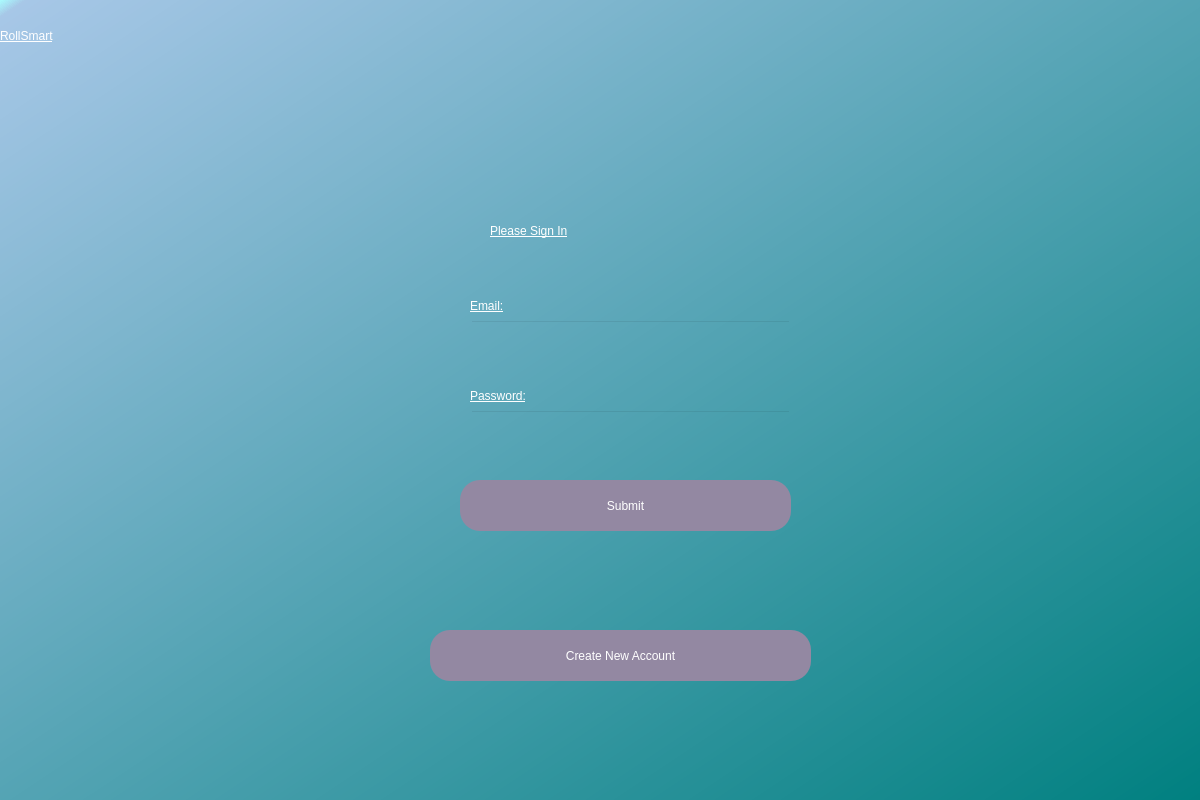
<?xml version="1.0" encoding="UTF-8"?>
<ui version="4.0">
 <class>Dialog</class>
 <widget class="QDialog" name="Dialog">
  <property name="geometry">
   <rect>
    <x>0</x>
    <y>0</y>
    <width>1200</width>
    <height>800</height>
   </rect>
  </property>
  <property name="windowTitle">
   <string>Dialog</string>
  </property>
  <widget class="QWidget" name="widget" native="true">
   <property name="geometry">
    <rect>
     <x>0</x>
     <y>0</y>
     <width>1200</width>
     <height>800</height>
    </rect>
   </property>
   <property name="styleSheet">
    <string notr="true">QWidget#widget{
background-color:qlineargradient(spread:pad, x1:0, y1:0, x2:1, y2:1, stop:0 rgba(170, 255, 255, 255), stop:0.0113636 rgba(167, 199, 231, 255), stop:1 rgba(0, 128, 128, 255))}</string>
   </property>
   <widget class="QLabel" name="label">
    <property name="geometry">
     <rect>
      <x>0</x>
      <y>0</y>
      <width>611</width>
      <height>71</height>
     </rect>
    </property>
    <property name="styleSheet">
     <string notr="true">font: 60pt &quot;Corbel&quot;;
text-decoration: underline;
color: rgb(255,255,255);</string>
    </property>
    <property name="text">
     <string>RollSmart</string>
    </property>
   </widget>
   <widget class="QPushButton" name="signInButton">
    <property name="geometry">
     <rect>
      <x>460</x>
      <y>480</y>
      <width>331</width>
      <height>51</height>
     </rect>
    </property>
    <property name="styleSheet">
     <string notr="true">border-radius: 20px;
font: 30pt &quot;Corbel&quot;;
color: rgb(255,255,255);
background-color: rgb(147, 136, 162)</string>
    </property>
    <property name="text">
     <string>Submit</string>
    </property>
   </widget>
   <widget class="QLabel" name="label_2">
    <property name="geometry">
     <rect>
      <x>490</x>
      <y>210</y>
      <width>291</width>
      <height>41</height>
     </rect>
    </property>
    <property name="styleSheet">
     <string notr="true">font: 30pt &quot;Corbel&quot;;
text-decoration: underline;
color: rgb(255,255,255);</string>
    </property>
    <property name="text">
     <string>Please Sign In</string>
    </property>
   </widget>
   <widget class="QLabel" name="label_3">
    <property name="geometry">
     <rect>
      <x>470</x>
      <y>290</y>
      <width>91</width>
      <height>31</height>
     </rect>
    </property>
    <property name="styleSheet">
     <string notr="true">font: 20pt &quot;Corbel&quot;;
text-decoration: underline;
color: rgb(255,255,255);</string>
    </property>
    <property name="text">
     <string>Email:</string>
    </property>
   </widget>
   <widget class="QLabel" name="label_4">
    <property name="geometry">
     <rect>
      <x>470</x>
      <y>380</y>
      <width>141</width>
      <height>31</height>
     </rect>
    </property>
    <property name="styleSheet">
     <string notr="true">font: 20pt &quot;Corbel&quot;;
text-decoration: underline;
color: rgb(255,255,255);</string>
    </property>
    <property name="text">
     <string>Password:</string>
    </property>
   </widget>
   <widget class="QLineEdit" name="EmailEntry">
    <property name="geometry">
     <rect>
      <x>470</x>
      <y>320</y>
      <width>321</width>
      <height>40</height>
     </rect>
    </property>
    <property name="styleSheet">
     <string notr="true">background-color: rgba(255,255,255,0);
font: 20pt &quot;Corbel&quot;;</string>
    </property>
    <property name="text">
     <string/>
    </property>
   </widget>
   <widget class="QLineEdit" name="PasswordEntry">
    <property name="geometry">
     <rect>
      <x>470</x>
      <y>410</y>
      <width>321</width>
      <height>40</height>
     </rect>
    </property>
    <property name="styleSheet">
     <string notr="true">background-color: rgba(0,0,0,0);
font: 20pt &quot;Corbel&quot;;</string>
    </property>
   </widget>
   <widget class="QLabel" name="InvalidSignInAttempt">
    <property name="geometry">
     <rect>
      <x>470</x>
      <y>450</y>
      <width>321</width>
      <height>21</height>
     </rect>
    </property>
    <property name="font">
     <font>
      <family>Corbel</family>
      <pointsize>12</pointsize>
      <weight>50</weight>
      <italic>false</italic>
      <bold>false</bold>
     </font>
    </property>
    <property name="styleSheet">
     <string notr="true">font: 12pt &quot;Corbel&quot;;
color: rgb(255,0,0);</string>
    </property>
    <property name="text">
     <string/>
    </property>
   </widget>
   <widget class="QPushButton" name="createNewAccountButton">
    <property name="geometry">
     <rect>
      <x>430</x>
      <y>630</y>
      <width>381</width>
      <height>51</height>
     </rect>
    </property>
    <property name="styleSheet">
     <string notr="true">border-radius: 20px;
font: 30pt &quot;Corbel&quot;;
color: rgb(255,255,255);
background-color: rgb(147, 136, 162)</string>
    </property>
    <property name="text">
     <string>Create New Account</string>
    </property>
   </widget>
  </widget>
 </widget>
 <tabstops>
  <tabstop>EmailEntry</tabstop>
  <tabstop>PasswordEntry</tabstop>
  <tabstop>signInButton</tabstop>
  <tabstop>createNewAccountButton</tabstop>
 </tabstops>
 <resources/>
 <connections/>
</ui>
